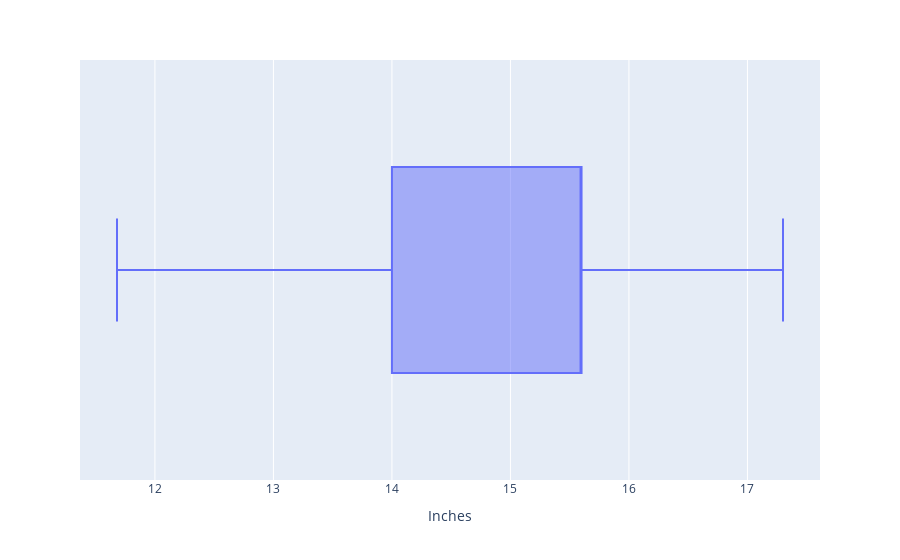

Notebook source saved alongside this figure:
### Markdown cell above
> The outliers are eliminated from Weight column

### Code cell
# Plotting the boxplpot for Inches column in the new cleaned dataframe
plot_inches = px.box(
    data_frame=df_cleaned,
    x='Inches' ,   # Specify the y-axis column
    hover_name= 'Company' # Pass the combined column for hover information
)
plot_inches.show()

### Figure 1 — Plotly figure (JSON) as saved in the notebook; plotly's stock layout.template omitted (floating-point values rounded to 4 significant figures; data arrays with more than 128 entries replaced by an {"elided": "..."} marker saying what was removed)
{"data": [{"alignmentgroup": "True", "hovertemplate": "<b>%{hovertext}</b><br><br>Inches=%{x}<extra></extra>", "hovertext": {"elided": "1166 str values"}, "legendgroup": "", "marker": {"color": "#636efa"}, "name": "", "notched": false, "offsetgroup": "", "orientation": "h", "showlegend": false, "type": "box", "x": {"elided": "1166 float values"}, "x0": " ", "xaxis": "x", "y0": " ", "yaxis": "y"}], "layout": {"boxmode": "group", "legend": {"tracegroupgap": 0}, "margin": {"t": 60}, "xaxis": {"anchor": "y", "domain": [0, 1], "title": {"text": "Inches"}}, "yaxis": {"anchor": "x", "domain": [0, 1]}}}
